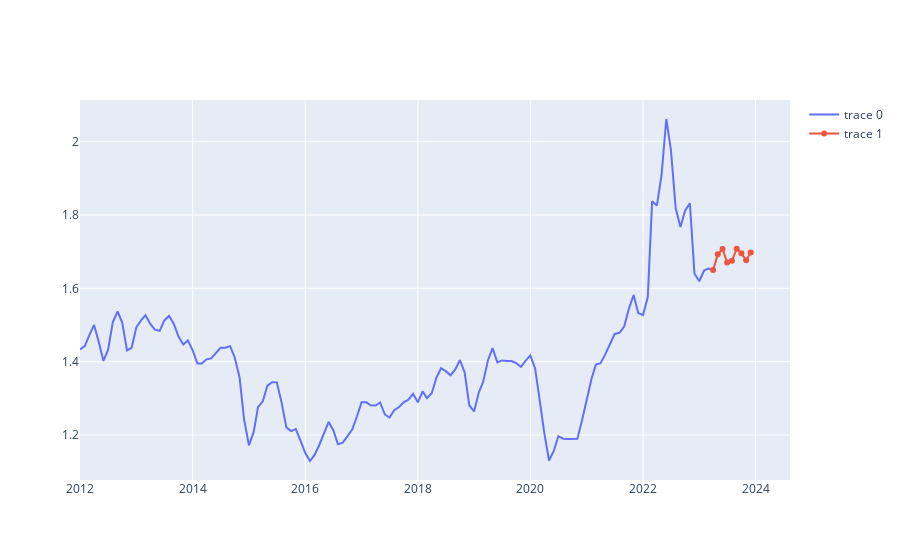

The cell this chart's notebook holds for it:
### Markdown cell above
## PLOT ARMA PREDICTION

### Code cell
plot_prediction(df_total, df)

### Figure 1 — Plotly figure (JSON) as saved in the notebook; plotly's stock layout.template omitted (floating-point values rounded to 4 significant figures; data arrays with more than 128 entries replaced by an {"elided": "..."} marker saying what was removed)
{"data": [{"type": "scatter", "x": {"elided": "136 str values"}, "xaxis": "x", "y": {"elided": "136 float values"}, "yaxis": "y"}, {"type": "scatter", "x": ["2023-04-01T00:00:00", "2023-05-01T00:00:00", "2023-06-01T00:00:00", "2023-07-01T00:00:00", "2023-08-01T00:00:00", "2023-09-01T00:00:00", "2023-10-01T00:00:00", "2023-11-01T00:00:00", "2023-12-01T00:00:00"], "xaxis": "x", "y": [1.65, 1.693, 1.708, 1.67, 1.676, 1.708, 1.696, 1.677, 1.698], "yaxis": "y"}], "layout": {"xaxis": {"anchor": "y", "domain": [0, 1]}, "yaxis": {"anchor": "x", "domain": [0, 1]}}}
